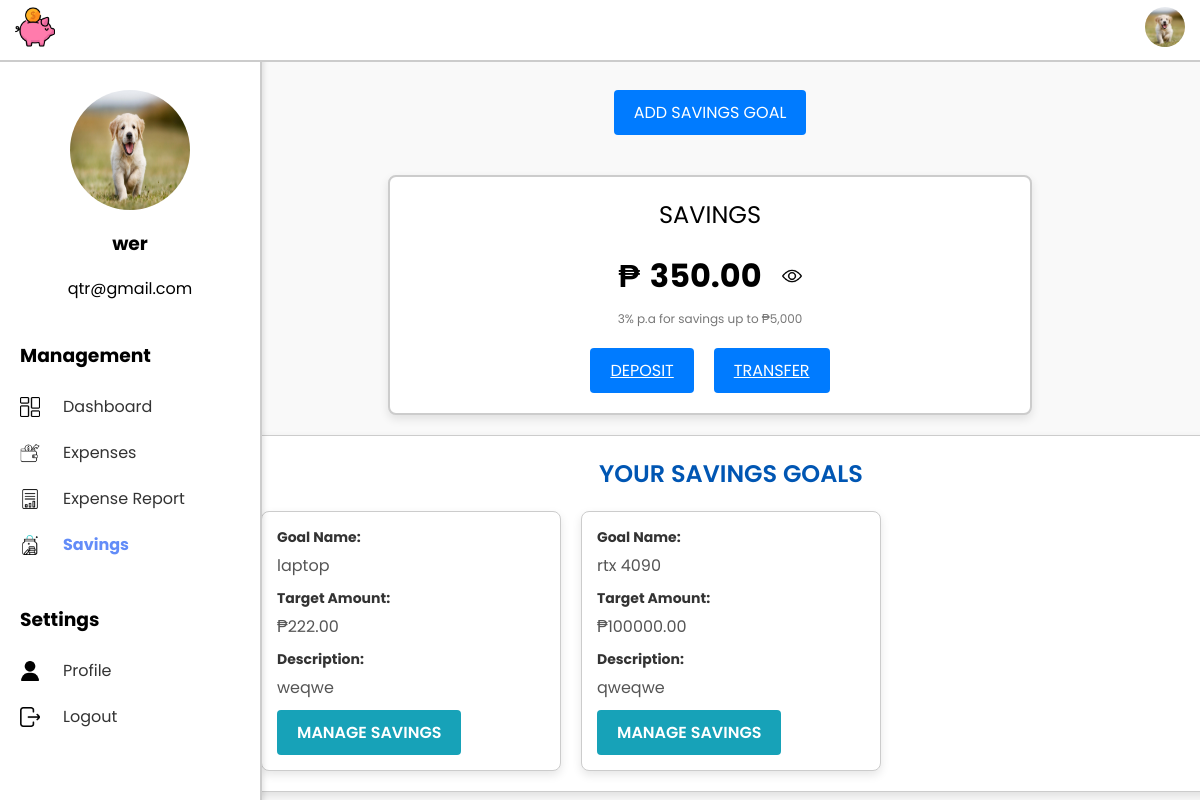
The app's page /ExpenseSystem/savings/ (signed in), older data.
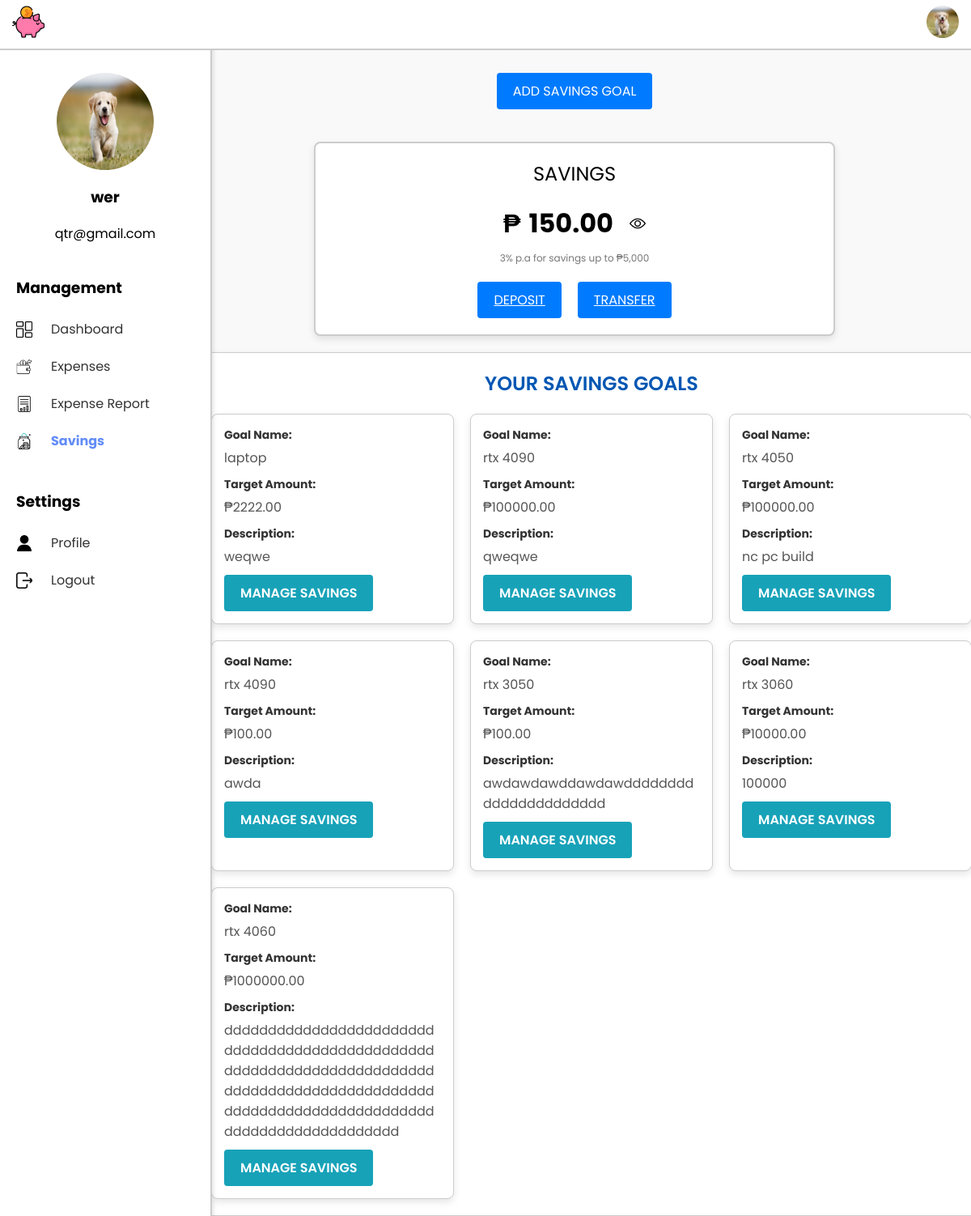
The same page, newer data.
### ExpenseSystem/models.py (models this page shows, shortened)
class Profile(models.Model):
    user = models.OneToOneField(User, on_delete=models.CASCADE)
    profile_picture = models.ImageField(upload_to='profile_pictures/', default='default_profile.png')

class Savings(models.Model):
    user = models.OneToOneField(User, on_delete=models.CASCADE)
    total_income = models.FloatField(default=0.00)
    total_expense = models.FloatField(default=0.00)
    current_savings = models.FloatField(default=0.00)
    @property
    def balance(self):
        return self.total_income - self.total_expense  # Calculate balance dynamically

class SavingsGoal(models.Model):
    user = models.ForeignKey(User, on_delete=models.CASCADE)
    name = models.CharField(max_length=255)  # Field for goal name
    target_amount = models.DecimalField(max_digits=10, decimal_places=2)  # Field for target amount
    description = models.TextField(blank=True, null=True)  # Optional description

### ExpenseSystem/views.py (the view)
# urls.py: path('savings/', views.savings_dashboard, name='savings_dashboard'),
def savings_dashboard(request):
    savings, created = Savings.objects.get_or_create(
        user=request.user,
        defaults={'total_income': 0.0, 'total_expense': 0.0, 'current_savings': 0.0}
    )
    savings_goals = SavingsGoal.objects.filter(user=request.user)
    return render(request, 'savings.html', {'savings': savings, 'savings_goals': savings_goals})

### ExpenseSystem/templates/savings.html (shortened to what this page needs)
<!DOCTYPE html>
<html lang="en">
<head>
    {% load static %}
    <link rel="stylesheet" href="{% static 'savings.css' %}">
</head>
<body>
    {% include 'navbar.html' %}
    {% include 'sidebar.html' %}
    <div class="main-content">
        <div class="add-goal-container">
            <a href="{% url 'add_savings_goal' %}" class="button add-goal-button">Add Savings Goal</a>
        </div>
        <div class="savings-container">
            <div class="savings-header">SAVINGS</div>
            <div class="savings-balance" role="region" aria-labelledby="balance">
                <span>₱</span>
                <span id="balance">{{ savings.balance|floatformat:2 }}</span>
                <img id="eye-icon" src="{% static 'openeye.png' %}" onclick="toggleBalance()" alt="Toggle visibility" style="cursor: pointer; width: 20px; margin-left: 10px;">
            </div>
            <div class="savings-info">3% p.a for savings up to ₱5,000</div>
            <div class="button-container">
                <a href="{% url 'deposit_savings' %}" class="button">Deposit</a>
                <a href="{% url 'transfer_savings' %}" class="button">Transfer</a>
            </div>
        </div>
        <div class="goals-container">
            <div class="goals-header-container">
                <h3 class="goals-header">Your Savings Goals</h3>
            </div>
            {% if savings_goals %}
    <div class="goals-grid">
                {% for goal in savings_goals %}
                    <div class="goal-box">
                        <div class="goal-item">
                            <div class="goal-header">Goal Name:</div>
                            <div class="goal-name">{{ goal.name }}</div>
                            <div class="goal-header">Target Amount:</div>
                            <div class="goal-target-amount">₱{{ goal.target_amount|floatformat:2 }}</div>
                            {% if goal.description %}
                                <div class="goal-header">Description:</div>
                                <div class="goal-description">{{ goal.description }}</div>
                            {% endif %}
                            <div class="goal-actions">
                                <a href="{% url 'edit_savings_goal' goal.id %}" class="button manage-button">Manage Savings</a>
                            </div>
                        </div>
                    </div>
                {% endfor %}
            </div>
        {% else %}
            <p class="no-goals-message">You don't have any savings goals yet. Start by adding one!</p>
        {% endif %}
        </div>
</body>
</html>

### ExpenseSystem/templates/navbar.html (shortened to what this page needs)
{% load static %}
<nav class="navbar">
    <link rel="stylesheet" href="{% static 'navbar.css' %}">
    <div class="navbar-logo">
        <img src="{% static 'piggy-bank.png' %}" alt="Logo" class="logo">
    </div>
    <div class="profile-dropdown">
        <img id="profile-dropdown"
             src="{% if user.profile.profile_picture %}{{ user.profile.profile_picture.url }}{% else %}{% static 'default_profile.png' %}{% endif %}"
             alt="Profile Picture" class="profile-dropdown-img">
    </div>
</nav>

### ExpenseSystem/templates/sidebar.html (shortened to what this page needs)
{% load static %}
<div class="sidebar">
    <div class="profile-section">
        <link rel="stylesheet" href="{% static 'sidebar.css' %}">
        <img id="sidebar_profile_picture"
     src="{% if user.profile.profile_picture %}{{ user.profile.profile_picture.url }}{% else %}{% static 'default_profile.png' %}{% endif %}"
     alt="Profile Picture" class="sidebar-profile-picture">
        <h3>{{ user.username }}</h3>
        <p>{{ user.email }}</p>
    </div>
    <div class="management-section">
        <h3>Management</h3>
        <ul>
            <li class="{% if request.resolver_match.url_name == 'dashboard' %}active{% endif %}">
                <img src="{% static 'dashboard.png' %}" alt="Dashboard Icon" class="sidebar-icon">
                <a href="{% url 'dashboard' %}">Dashboard</a>
            </li>
            <li class="{% if request.resolver_match.url_name == 'add_expense' %}active{% endif %}">
                <img src="{% static 'expenses.png' %}" alt="Add Expenses Icon" class="sidebar-icon">
                <a href="{% url 'add_expense' %}">Expenses</a>
            </li>
            <li class="{% if request.resolver_match.url_name == 'expense_report' %}active{% endif %}">
                <img src="{% static 'add_report.png' %}" alt="Expense Report Icon" class="sidebar-icon">
                <a href="{% url 'expense_report' %}">Expense Report</a>
            </li>
            <li class="{% if request.resolver_match.url_name == 'savings_dashboard' %}active{% endif %}">
                <img src="{% static 'add_savings.png' %}" alt="Savings Icon" class="sidebar-icon">
                <a href="{% url 'savings_dashboard' %}">Savings</a>
            </li>
        </ul>
    </div>
    <div class="settings-section">
        <h3>Settings</h3>
        <ul>
            <li class="{% if request.resolver_match.url_name == 'user_profile' %}active{% endif %}">
                <img src="{% static 'user.png' %}" alt="User Icon" class="sidebar-icon">
                <a href="{% url 'user_profile' %}">Profile</a>
            </li>
            <li><img src="{% static 'exit.png' %}" alt="Logout Icon" class="sidebar-icon">
                <a href="{% url 'logout' %}" class="btn btn-secondary">Logout</a></li>
        </ul>
    </div>
</div>

### ExpenseSystem/static/savings.css (style rules this page uses)
body { font-family: 'Poppins', sans-serif; margin: 0; background-color: #f9f9f9; display: flex; height: 100vh; }
.sidebar { width: 220px; background-color: #ffffff; position: fixed; height: 100%; box-shadow: 2px 0 5px rgba(0, 0, 0, 0.1); padding: 20px; overflow: hidden; }
.main-content { margin-left: 220px; width: calc(100% - 220px); display: flex; flex-direction: column; align-items: center; padding: 20px; padding-top: 70px; }
.savings-container { background-color: #fff; border-radius: 8px; border: 2px solid #ccc; box-shadow: 0 4px 10px rgba(0, 0, 0, 0.1); padding: 20px; width: 100%; max-width: 600px; text-align: center; margin-top: 20px; }
.savings-header { font-size: 24px; margin-bottom: 20px; }
.savings-balance { display: flex; justify-content: center; align-items: center; font-size: 32px; font-weight: bold; margin-bottom: 10px; }
.savings-balance span { margin-right: 10px; }
.savings-info { font-size: 12px; color: #777; margin-bottom: 20px; }
.button-container { display: flex; justify-content: space-between; gap: 10px; }
.button { padding: 10px 20px; background-color: #007bff; color: #fff; border: none; border-radius: 5px; cursor: pointer; text-transform: uppercase; font-size: 12px; transition: background-color 0.3s; }
.add-goal-container { text-align: center; margin-top: 20px; width: 100%; }
.add-goal-button { background-color: #007BFF; color: white; padding: 10px 20px; text-decoration: none; font-size: 16px; border-radius: 4px; display: inline-block; cursor: pointer; margin-bottom: 20px; }
.goals-container { width: 100%; max-width: 1000px; margin: 20px auto; background-color: #ffffff; border-radius: 8px; padding: 20px; box-shadow: 0 4px 10px rgba(0, 0, 0, 0.1); border: 1px solid #ccc; }
.goals-header-container { text-align: center; margin-bottom: 20px; }
.goals-header { font-size: 24px; font-weight: 600; color: #0056b3; margin: 0; text-transform: uppercase; }
.goals-grid { display: grid; grid-template-columns: repeat(auto-fill, minmax(300px, 1fr)); gap: 20px; }
.goal-box { background-color: #fff; border: 1px solid #ccc; border-radius: 8px; box-shadow: 0 4px 10px rgba(0, 0, 0, 0.1); padding: 15px; text-align: left; display: flex; flex-direction: column; justify-content: space-between; }
.goal-header { font-weight: bold; font-size: 14px; color: #333; margin-bottom: 5px; }
.goal-name, .goal-target-amount, .goal-description { font-size: 16px; color: #555; margin-bottom: 10px; word-wrap: break-word; }
.manage-button { background-color: #17a2b8; color: white; padding: 10px 20px; text-decoration: none; border-radius: 4px; font-size: 14px; font-weight: 600; cursor: pointer; display: inline-block; text-align: center; transition: background-color 0.3s; }
.button-container { display: flex; justify-content: center; gap: 20px; margin-top: 20px; }
.button { padding: 10px 20px; font-size: 16px; cursor: pointer; border: none; border-radius: 4px; transition: background-color 0.3s; }

### ExpenseSystem/static/navbar.css (style rules this page uses)
.navbar { display: flex; justify-content: space-between; align-items: center; background-color: #ffff; padding: 5px 15px; color: white; position: fixed; top: 0; left: 0; right: 0; z-index: 1000; height: 50px; border-bottom: 2px solid #ccc; }
.navbar-logo img { height: 40px; }
.profile-dropdown { position: relative; margin-left: auto; align-self: center; }
.profile-dropdown-img { width: 40px; height: 40px; border-radius: 50%; object-fit: cover; cursor: pointer; transition: transform 0.3s ease; }

### ExpenseSystem/static/sidebar.css (style rules this page uses)
.sidebar { position: fixed; top: 50px; left: 0; height: calc(100% - 50px); background-color: #ffffff; width: 220px; box-shadow: 2px 0 5px rgba(0, 0, 0, 0.1); padding: 20px; border-right: 2px solid #ccc; }
.profile-section { text-align: center; margin-top: 20px; }
.profile-section img { border-radius: 50%; width: 120px; height: 120px; display: block; margin: 0 auto; }
.management-section, .settings-section { margin-top: 40px; }
.management-section h3, .settings-section h3 { margin-bottom: 10px; }
.management-section ul, .settings-section ul { list-style-type: none; padding: 0; }
.management-section li, .settings-section li { display: flex; align-items: center; margin: 5px 0; }
.sidebar-icon { width: 20px; height: 20px; margin-right: 15px; margin-top: 5px; margin-bottom: 5px; vertical-align: middle; }
.management-section li a, .settings-section li a { text-decoration: none; color: #333; padding: 8px; display: block; }
.management-section li.active a, .settings-section li.active a { font-weight: bold; color: #628CF8; }

Row changes from the older to the newer data that the page shows:
changed Savings: balance "350.00" → "150.00"
changed SavingsGoal "laptop": target_amount "222.00" → "2222.00"
added SavingsGoal: name "rtx 4050", target_amount "100000.00", description "nc pc build"
added SavingsGoal: name "rtx 4090", target_amount "100.00", description "awda"
added SavingsGoal: name "rtx 3050", target_amount "100.00", description "awdawdawddawdawdddddddddddddddddddddd"
added SavingsGoal: name "rtx 3060", target_amount "10000.00", description "100000"
added SavingsGoal: name "rtx 4060", target_amount "1000000.00", description "dddddddddddddddddddddddddddddddddddddddddddddddddddddddddddddddddddddddddddddddddddddddddddddddddddddddddddddddddddddddddddddddddddddddddddd"
